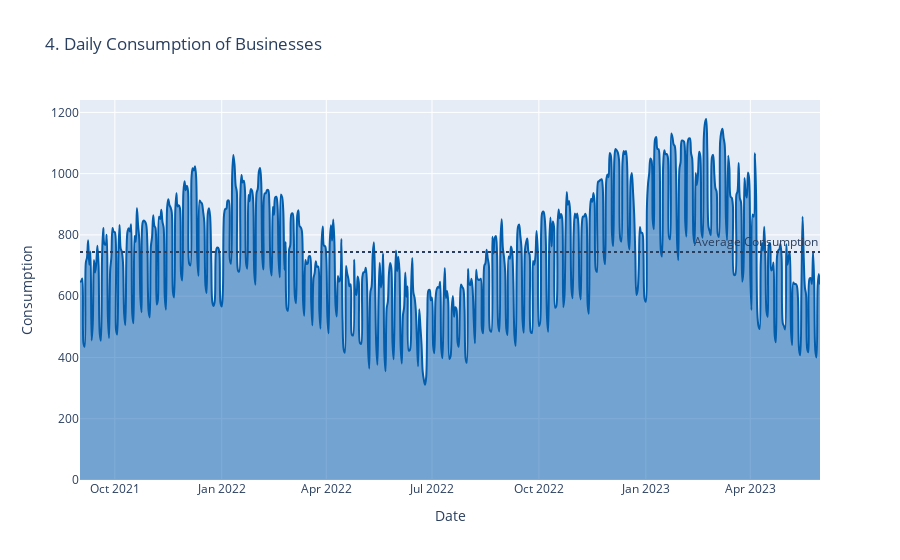

Notebook source saved alongside this figure:
### Code cell
fig = px.area(businessDailyCons,x=businessDailyCons.index,y="target", 
              title='4. Daily Consumption of Businesses',
              line_shape='spline')
fig.add_hline(y=meanBusiness, line_dash="dot",
              annotation_text="Average Consumption",
              annotation_position="top right")
fig.update_traces(line_color='#025DAD')
fig.update_layout(xaxis_title="Date",
                  yaxis_title="Consumption")
fig.show()

### Figure 1 — Plotly figure (JSON) as saved in the notebook; plotly's stock layout.template omitted (floating-point values rounded to 4 significant figures; data arrays with more than 128 entries replaced by an {"elided": "..."} marker saying what was removed)
{"data": [{"fillpattern": {"shape": ""}, "hovertemplate": "datetime=%{x}<br>target=%{y}<extra></extra>", "legendgroup": "", "line": {"color": "#025DAD", "shape": "spline"}, "marker": {"symbol": "circle"}, "mode": "lines", "name": "", "orientation": "v", "showlegend": false, "stackgroup": "1", "type": "scatter", "x": {"elided": "638 str values"}, "xaxis": "x", "y": {"elided": "638 float values"}, "yaxis": "y"}], "layout": {"annotations": [{"showarrow": false, "text": "Average Consumption", "x": 1, "xanchor": "right", "xref": "x domain", "y": 744.6, "yanchor": "bottom", "yref": "y"}], "legend": {"tracegroupgap": 0}, "shapes": [{"line": {"dash": "dot"}, "type": "line", "x0": 0, "x1": 1, "xref": "x domain", "y0": 744.6, "y1": 744.6, "yref": "y"}], "title": {"text": "4. Daily Consumption of Businesses"}, "xaxis": {"anchor": "y", "domain": [0.0, 1.0], "title": {"text": "Date"}}, "yaxis": {"anchor": "x", "domain": [0.0, 1.0], "title": {"text": "Consumption"}}}}
